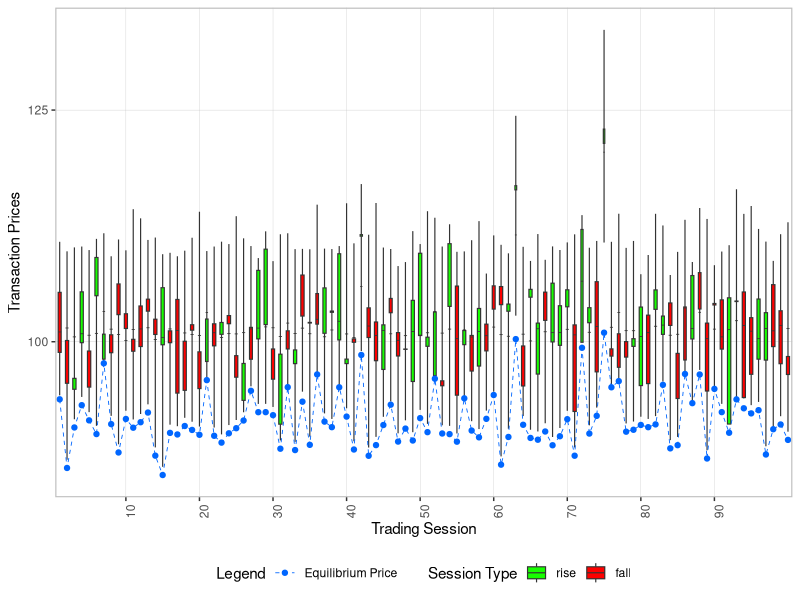
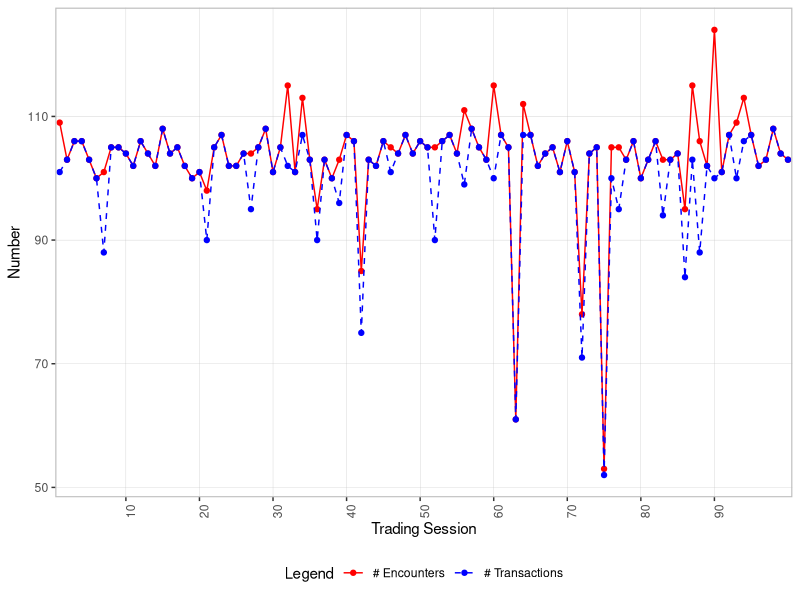

The R script that drew these images, in order: (Note: this script raises an error after producing the figures.)
closeAllConnections()
rm(list=ls())
gc()
library(ggplot2)
library(knitr)
library(dplyr)
library(magrittr)
require(tidyr)
library(evd)
#set.seed(19888)
#set.seed(1988)
set.seed(19888)


# supply_seed = c(500, 490, 505, 520, 202, 301, 380, 450, 500, 510)
random_gumble = rgumbel(100, loc = 5, scale = 5)
# hist(random_gumble)
supply_seed = 54 - random_gumble
# hist(supply_seed)
supply_seed = as.integer(supply_seed); supply_seed1 = supply_seed   # rbinom must take integer as parameter
bid_price_loop = list()
bid_quantity_loop = list()
b_e_loop = list()
bid_open = list()
bid_close = list()
S_loop = list()
transaction_loop = list()
number_encounter = list()
number_transaction = list()
unsatisfied_demand = list()
unsatisfied_ratio = list()
total_demand_loop = list()
total_supply_loop = list()

K_ = 10 #number of suppliers
I_ = 100
WC_loop = rweibull(I_*K_*100, shape = 1, scale = 1)
WC_loop = matrix(data = WC_loop, nrow = K_*I_, ncol = 100) #each column corresponds to a particualr loop
stc = rnorm(K_, 1, .5)

for (loop in 1:length(supply_seed)){
  local_supply_seed = supply_seed[loop]
  
  
  a = 200 #parameter in search cost sc= a * EZ^2 * s_k
  K = 1:K_
  I = 1:I_
  
  
  D_ = rnorm(I_, 4.4, 1)
  c = rnorm(I_, 100,  4)
  S_ = rnorm(K_, supply_seed[loop], 3); if(loop == 1){S1 = S_}
  D = D_
  S = S_
  Z = sum(D) - sum(S)
  
  ################################################
  ############## Competitive Mkt  ################
  ################################################
  # SC_competitive = sapply(1:I_, function(i){mean(Z ^ 2 /(a * S_))}) #WTP = marginal sc
  # WTP = SC_competitive + c
  WTP = c
  most_want_to_less_want_order = order( - WTP)
  #check 
  #SC_competitive[most_want_to_less_want_order]
  
  if (sum(D) < sum(S)){
    b_e = min(c)
  }
  else{
    tmp = 0
    d_tmp = 0
    while (d_tmp - sum(S) < 0){
      tmp = tmp + 1 
      print(tmp)
      d_tmp = d_tmp + D[most_want_to_less_want_order[tmp]]
    }
    b_e = WTP[most_want_to_less_want_order[tmp]]
  }
  
  b_e_loop[[loop]] = b_e
  
  ################################################
  ############## Auction Setting  ################
  ################################################
  
  # WC_raw = rweibull(I_*K_, shape = 1, scale = 1)
  WC_raw = WC_loop[,loop]
  
  WC = matrix(data = WC_raw, nrow = K_, ncol = I_) #each column corresponds to a buyer
  event = matrix(data = rank(WC_raw), nrow = K_, ncol = I_)
  event = t(event)
  
  WC_est = rexp(K_, rate = abs(Z))
  
  #check 
  for (i in 1:(I_*K_)){
    supplier = which(event == i) %/% I_ + 1 #integerpart + 1
    buyer = which(event == i) %% I_ 
    print(c(supplier, buyer))
  }
  ################################
  #Buyer's side
  
  buyers_visit_order = sapply(1:I_, function(i) {rank(WC[,i])}) #each column corresponds to a buyer
  buyers_visit_order = t(buyers_visit_order)
  WC = t(WC)
  
  optimal_bid_fn = function(buyers_visit_order, i, S, a){
    order_local = buyers_visit_order[i,]
    Z_tilda_local = sapply(1:K_, function(k){sum(D_) - K_ * mean(S[order_local][1:k])})
    Z_tilda_local = max(Z_tilda_local, 0)
    search_cost_local = Z_tilda_local^2 / (a * S[order_local])
    bid_local = (K_-2)/(K_-1) + search_cost_local  + c[i]
    return(c(bid_local,search_cost_local))
  }
  c(1:K_)
  bid_= sapply(1:I_, function(i){optimal_bid_fn(buyers_visit_order, i , S, a)})
  bid = t(bid_[c(1:K_),]) #bid
  bid = t(sapply(1:I_, function(i)bid[i,][buyers_visit_order[i,]]))
  search_cost = t(bid_[-c(1:K_),]) #search cost
  search_cost = t(sapply(1:I_, function(i)search_cost[i,][buyers_visit_order[i,]]))
  #############################
  #supplier
  
  ################################################
  ############## Acceptance Rule  ################
  ################################################
  # #acceptance rule 1
  # B_1 = function(b_ik, b_k_est, WC_k_est){
  #    return(b_ik >= b_k_est - WC_k_est)
  #   }
  
  
  # 
  # #acceptance rule 4
  
  B_4 = function(b_ik, supplier, est_WC){
    return(b_ik >= (b_e - est_WC[supplier]))
  }
  
  
  
  ##########################################
  ############## Mkt Price  ################
  ##########################################
  bid_est = rep(NULL, K_)
  bid_accepted_p = list(list(), list(), list(),list(), list(),
                        list(), list(), list(),list(), list()) #list of K_ lists!!!
  bid_accepted_q = bid_accepted_p
  bid_open_close = list()
  
  i = 1
  encounter = 0
  while (i <= (I_*K_) & length(K) > 0){
    print(i)
    supplier = which(event == i) %/% I_ + 1
    buyer = which(event == i) %% I_ 
    print(paste("Buyer", buyer, "is SUPPOSEDLY visiting Supplier", supplier))
    if (supplier %in% K & buyer %in% I){
      encounter  = encounter + 1
      q_ik = D[buyer] #bid quantity
      b_ik = bid[buyer, supplier] #bid price
      print(paste("Buyer", buyer, "is visiting Supplier",supplier))
      print(paste("Buyer's bid price - quantity pair is (", b_ik, ", ", q_ik, ")"))
      print(paste("Supplier's Supply is ", S[supplier]))
      
      q_ik_a = 0
      
      
      if(B_4(b_ik, supplier, WC_est)){  #Depends on accpeted rule
        print("bid accepted") 
        q_ik_a = min(S[supplier], q_ik)
        bid_accepted_p[[supplier]] = append(bid_accepted_p[[supplier]], b_ik) #double [[]]!
        bid_accepted_q[[supplier]] = append(bid_accepted_q[[supplier]], q_ik_a)
        bid_open_close = append(bid_open_close, b_ik)
      }
      else{print("bid rejected")
      }
      S[supplier] = S[supplier] - q_ik_a
      D[buyer] = D[buyer] - q_ik_a
      
      if(S[supplier] == 0){
        K = K[!K == supplier]  #K = K[-which(K == supplier)]
        print(paste("Supplier", supplier, "is out of mkt."))
      }
      if(D[buyer] == 0){
        I = I[!I == buyer] #I = I[-which(I == buyer)]
        print(paste("Buyer", buyer, "is out of mkt."))
      }
      print(paste("Supplier's Supply after decision is now ", S[supplier]))
      
    }
    else{print("Pass")}
    i = i + 1
  }
  
  #Final Result (bid_accpeted is a Class 3 object)
  #Contains all information
  bid_accepted = list(supplier_1 = NULL, supplier_2 = NULL, supplier_3 = NULL)
  for (i in 1:K_){ #note K is empty set right now!!
    print(i)
    bid_accepted[[i]] = data.frame(cbind(unlist(bid_accepted_p[[i]]), unlist(bid_accepted_q[[i]])))
  }
  
  #######################################################
  #######################################################
  bid_accepted_price = data.frame(
    price = unlist(
      lapply(1:K_, function(i)unlist(bid_accepted_p[[i]]))
    )
  ) #double list==>double unlist
  #number of buyers at each supplier
  number_buyer_severed = lapply(1:K_, function(i)length(bid_accepted_p[[i]])) 
  # construct a factor indicating supplier matching price column
  bid_accepted_price$supplier = unlist(lapply(1:K_, function(i)rep(i, number_buyer_severed[i])))
  bid_accepted_price$supplier = factor(bid_accepted_price$supplier)     
  
  
  bid_accepted_qunatity = data.frame(
    quantity = unlist(
      lapply(1:K_, function(i)unlist(bid_accepted_q[[i]]))
    )
  ) #double list==>double unlist
  #number of buyers at each supplier
  # construct a factor indicating supplier matching price column
  bid_accepted_qunatity$supplier = unlist(lapply(1:K_, function(i)rep(i, number_buyer_severed[i])))
  bid_accepted_qunatity$supplier = factor(bid_accepted_qunatity$supplier)   
  
  bid_price_loop[[loop]] = bid_accepted_price
  bid_quantity_loop[[loop]] = bid_accepted_qunatity
  bid_open[[loop]] = bid_open_close[[1]]
  bid_close[[loop]] = bid_open_close[[length(bid_open_close)]]
  S_loop[[loop]] = S_ 
  transaction_loop[[loop]] = S_ - S
  number_transaction[[loop]] = sum(unlist(number_buyer_severed))
  number_encounter[[loop]] = encounter
  D_carriedover = D
  S_carriedover = S
  unsatisfied_demand[[loop]] = sum(D)
  unsatisfied_ratio[[loop]] = sum(D) / sum(D_)
  total_demand_loop[[loop]] = sum(D_)
  total_supply_loop[[loop]] = sum(S_)
}


#######################################################
######################   GGplot    ####################
#######################################################
price_loop_plot = lapply(1:length(supply_seed), function(i){bid_price_loop[[i]]$price})
number_loop_plot = lapply(1:length(supply_seed), function(i){dim(bid_price_loop[[i]])[1]})
price_loop_plot = data.frame(price = unlist(price_loop_plot))
price_loop_plot$ts = unlist(lapply(1:length(supply_seed), function(i){
  rep(i, number_loop_plot[i])  
}))
price_loop_plot$ts = as.factor(price_loop_plot$ts)


quantity_loop_plot = lapply(1:length(supply_seed), function(i){bid_quantity_loop[[i]]$quantity})

quantity_loop_plot = data.frame(quantity= unlist(quantity_loop_plot))
quantity_loop_plot$ts = unlist(lapply(1:length(supply_seed), function(i){
  rep(i, number_loop_plot[i])  
}))
quantity_loop_plot$ts = as.factor(quantity_loop_plot$ts)


#Trading volume-------
trading_volume= lapply(1:length(supply_seed), function(i){sum(transaction_loop[[i]])})
trading_volume = unlist(trading_volume)



price_mean = sapply(1:length(supply_seed), function(i){
  weighted.mean(price_loop_plot[price_loop_plot$ts==i, 1], 
                quantity_loop_plot[quantity_loop_plot$ts==i, 1])
})

price_max = 
  price_loop_plot%>%
  group_by(ts)%>%
  summarise_each(., funs(max))

price_min = 
  price_loop_plot%>%
  group_by(ts)%>%
  summarise_each(., funs(min))

price_open = unlist(bid_open)
price_close = unlist(bid_close)
price_equil = unlist(b_e_loop)


number_encounter = unlist(number_encounter)
number_transaction = unlist(number_transaction)
unsatisfied_demand = unlist(unsatisfied_demand)
unsatisfied_ratio = unlist(unsatisfied_ratio) * 100
excess_demand = unlist(total_demand_loop) - unlist(total_supply_loop)
jump_metric1 = (price_mean - price_equil)/price_equil * 100
jump_metric2 = (price_max[,2] - price_equil)/price_equil * 100
jump_metric3 = (price_close - price_equil)/price_equil * 100
total_supply = unlist(total_supply_loop)

other_df = data.frame(cbind(price_mean, price_open, price_close, price_equil,
                            number_encounter,
                            number_transaction,
                            unsatisfied_demand,
                            unsatisfied_ratio,
                            jump_metric1,
                            jump_metric2,
                            jump_metric3,
                            trading_volume,
                            excess_demand,
                            total_supply))
candle_chart_df = full_join(price_min, price_max, by = "ts")
candle_chart_df%<>%
  bind_cols(., other_df)

candle_chart_df%<>%
  mutate(., price_upper = pmax(price_open, price_close))%>%
  mutate(., price_lower = pmin(price_open, price_close))%>%
  mutate(., type = as.numeric((price_open == price_lower)))

black.plain.angle30.size1.text <- element_text(angle = 90)

#ggplot-----
ggplot(candle_chart_df, aes(x = ts))+
  geom_boxplot(aes(
    fill = factor(type),
    ymin = price.x,
    lower = price_lower,
    middle = price_mean,
    upper = price_upper,
    ymax = price.y,
    width = trading_volume/1000), 
    fatten = 0.7,
    #
    stat = "identity",
    size = 0.4)+
  # geom_point(aes(x = ts, y = price_mean), color = "#FF9933")+
  # geom_line(aes(x = as.numeric(ts), y = price_mean), 
  #           linetype = 2,
  #           size = .3,
  #           color = "#FF9933")+
  geom_point(aes(x = ts, y = price_equil, color = "1"))+
  geom_line(aes(x = as.numeric(ts), y = price_equil,  color = "1"), 
            linetype = 2,
            size = .3)+
  # geom_point(aes(x = ts, y = number_encounter, color = "2")) +
  # geom_line(aes(x = as.numeric(ts), y = number_encounter, color = "2"),
  #           linetype = 2,
  #           size = .3)+
  # geom_point(aes(x = ts, y = number_transaction, color = "3")) +
  # geom_line(aes(x = as.numeric(ts), y = number_transaction, color = "3"),
  #           linetype = 2,
  #           size = .3)+
  # geom_point(aes(x = ts, y = 100 * unsatisfied_ratio, color = "4")) +
  # geom_line(aes(x = as.numeric(ts), y = 100 * unsatisfied_ratio, color = "4"),
  #           linetype = 2,
#           size = .3)+
# geom_point(aes(x = ts, y = jump_metric, color = "5")) +
# geom_line(aes(x = as.numeric(ts), y = jump_metric, color = "5"),
#           linetype = 2,
#           size = .3)+
xlab("Trading Session")+
  ylab("Transaction Prices")+
#  ggtitle("Transaction Prices in Type 1 Trading Sessions (10 Suppliers & 100 Buyers)")+
  scale_color_manual(name='Legend', 
                     labels = c("Equilibrium Price", 
                                "# Encounter",
                                "# Transaction", 
                                "Unfulfilled Ratio"),
                     values = c("#0066FF", "blue", 
                                "#FF0000","green"))+
  scale_fill_manual(name='Session Type', 
                    labels = c("rise", "fall"),
                    values=c("#17FF00", "red"))+
  scale_x_discrete(labels= seq(0, length(supply_seed) - 10, 10), 
                   breaks = seq(0, length(supply_seed) - 10, 10))+
  scale_y_continuous(labels = c("100", "125", "150", "175", "200"),
                     breaks = c(100, 125, 150, 175, 200))+
  theme(axis.text.x = black.plain.angle30.size1.text, 
        panel.background = element_rect(fill = "white"),
        panel.border = element_rect(fill = NA, colour = "grey", size = 0.8),
        panel.grid.major = element_line(colour = "grey", size = 0.1),
        legend.position	= "bottom",
        legend.box = "horizontal"
  )
ggsave("Comp_Effect_Dist_Bid_0.pdf", width = 8, height = 6, units = "in")
# 
ggplot(candle_chart_df)+
  geom_point(aes(x = ts, y = number_encounter, color = "# Encounters")) +
  geom_line(aes(x = as.numeric(ts), y = number_encounter, color = "# Encounters"))+
  geom_point(aes(x = ts, y = number_transaction, color = "# Transactions")) +
  geom_line(aes(x = as.numeric(ts), y = number_transaction, color = "# Transactions"),linetype = "dashed")+
  xlab("Trading Session")+
  ylab("Number")+
 # ggtitle("Number of Encounters across Trading Sessions (10 Suppliers & 100 Buyers)")+
  scale_x_discrete(labels= seq(0, length(supply_seed) - 10, 10),
                   breaks = seq(0, length(supply_seed) - 10, 10))+
  scale_color_manual(name = "Legend",
                     labels = c("# Encounters", "# Transactions"),
                     values = c("red", "blue"))+
  theme(axis.text.x = black.plain.angle30.size1.text,
        panel.background = element_rect(fill = "white"),
        panel.border = element_rect(fill = NA, colour = "grey", size = 0.8),
        panel.grid.major = element_line(colour = "grey", size = 0.1),
        legend.position	= "bottom"
  )

ggplot(candle_chart_df)+
  geom_point(aes(x = ts, y = jump_metric1, color = "1")) +
  geom_line(aes(x = as.numeric(ts), y = jump_metric1, color = "1"))+
  geom_point(aes(x = ts, y = jump_metric2, color = "2")) +
  geom_line(aes(x = as.numeric(ts), y = jump_metric2, color = "2"))+
  geom_point(aes(x = ts, y = jump_metric3, color = "3")) +
  geom_line(aes(x = as.numeric(ts), y = jump_metric3, color = "3"))+
  scale_color_manual(name = "Legend",
                     values = c("red", "green", "blue"),
                     labels = c("Weighted Average Bid Price",
                                "Maximal Bid Price",
                                "Closing Bid Price"
                     ))+
  scale_x_discrete(labels= seq(0, length(supply_seed) - 10, 10),
                   breaks = seq(0, length(supply_seed) - 10, 10))+
  # scale_y_continuous(labels = c("20%", "40%", "60%"),
  #                    breaks = c(20, 40, 60))+
  xlab("Trading Session")+
  ylab("Jump Size (%)")+
 # ggtitle("Jump Size across Trading Sessions (using Three Metrics)")+
  theme(axis.text.x = black.plain.angle30.size1.text,
        panel.background = element_rect(fill = "white"),
        panel.border = element_rect(fill = NA, colour = "grey", size = 0.8),
        panel.grid.major = element_line(colour = "grey", size = 0.1),
        legend.position = "bottom")



ggplot(candle_chart_df)+
  geom_point(aes(x = ts, y = jump_metric1), color = "red") +
  geom_line(aes(x = as.numeric(ts), y = jump_metric1), color = 'red')+
  xlab("Trading Session")+
  ylab("Jump Size (%)")+
 # ggtitle("Jump Size across Trading Sessions (Weighted Average Bid Price)")+
  scale_x_discrete(labels= seq(0, length(supply_seed) - 10, 10),
                   breaks = seq(0, length(supply_seed) - 10, 10))+
  # scale_y_continuous(labels = c("20%", "40%", "60%"),
  #                  breaks = c(20, 40, 60))+
  theme(axis.text.x = black.plain.angle30.size1.text,
        panel.background = element_rect(fill = "white"),
        panel.border = element_rect(fill = NA, colour = "grey", size = 0.8),
        panel.grid.major = element_line(colour = "grey", size = 0.1)
  )


ggplot(candle_chart_df)+
  geom_point(aes(x = ts, y = jump_metric2), color = "red") +
  geom_line(aes(x = as.numeric(ts), y = jump_metric2), color = 'red')+
  xlab("Trading Session")+
  ylab("Jump Size (%)")+
 # ggtitle("Jump Size across Trading Sessions (Maximal Bid Price)")+
  scale_x_discrete(labels= seq(0, length(supply_seed) - 10, 10),
                   breaks = seq(0, length(supply_seed) - 10, 10))+
  # scale_y_continuous(labels = c("20%", "40%", "60%"),
  #                    breaks = c(20, 40, 60))+
  theme(axis.text.x = black.plain.angle30.size1.text,
        panel.background = element_rect(fill = "white"),
        panel.border = element_rect(fill = NA, colour = "grey", size = 0.8),
        panel.grid.major = element_line(colour = "grey", size = 0.1)
  )


ggplot(candle_chart_df)+
  geom_point(aes(x = ts, y = jump_metric3), color = "red") +
  geom_line(aes(x = as.numeric(ts), y = jump_metric3), color = 'red')+
  xlab("Trading Session")+
  ylab("Jump Size (%)")+
 # ggtitle("Jump Size across Trading Sessions (Closing Bid Price)")+
  scale_x_discrete(labels= seq(0, length(supply_seed) - 10, 10),
                   breaks = seq(0, length(supply_seed) - 10, 10))+
  # scale_y_continuous(labels = c("20%", "40%", "60%"),
  #                    breaks = c(20, 40, 60))+
  theme(axis.text.x = black.plain.angle30.size1.text,
        panel.background = element_rect(fill = "white"),
        panel.border = element_rect(fill = NA, colour = "grey", size = 0.8),
        panel.grid.major = element_line(colour = "grey", size = 0.1)
  )

ggplot(candle_chart_df)+
  geom_point(aes(x = ts, y = unsatisfied_ratio), color = "red") +
  geom_line(aes(x = as.numeric(ts), y = unsatisfied_ratio), color = 'red')+
  xlab("Trading Session")+
  ylab("Unsatisfied Demand Ratio (%)")+
 # ggtitle("Unsatisfied Demand Ratio across Trading Sessions (10 Suppliers & 100 Buyers)")+
  scale_x_discrete(labels= seq(0, length(supply_seed) - 10, 10),
                   breaks = seq(0, length(supply_seed) - 10, 10))+
  scale_y_continuous(labels = c("50%", "60%", "70%", "80%"),
                     breaks = c(50, 60, 70, 80))+
  theme(axis.text.x = black.plain.angle30.size1.text,
        panel.background = element_rect(fill = "white"),
        panel.border = element_rect(fill = NA, colour = "grey", size = 0.8),
        panel.grid.major = element_line(colour = "grey", size = 0.1)
  )

ggplot(candle_chart_df)+
  geom_point(aes(x = ts, y = excess_demand), color = "red") +
  geom_line(aes(x = as.numeric(ts), y = excess_demand), color = 'red')+
  xlab("Trading Session")+
  ylab("Initial Excess Demand at the Beginning of each Trading Session")+
#  ggtitle("Excess Demand across Trading Sessions (10 Suppliers & 100 Buyers)")+
  scale_x_discrete(labels= seq(0, length(supply_seed) - 10, 10),
                   breaks = seq(0, length(supply_seed) - 10, 10))+
  theme(axis.text.x = black.plain.angle30.size1.text,
        panel.background = element_rect(fill = "white"),
        panel.border = element_rect(fill = NA, colour = "grey", size = 0.8),
        panel.grid.major = element_line(colour = "grey", size = 0.1)
  )

# values=c("#0066FF", "#0033CC", "#33FFFF", "#17FF00", "#99CC00", "#FFCC66", "#FF9933", "#FF99FF", "#9933FF","#FF0000","#560000")
candle_chart_df_0 = candle_chart_df
# values=c("#0066FF", "#0033CC", "#33FFFF", "#17FF00", "#99CC00", "#FFCC66", "#FF9933", "#FF99FF", "#9933FF","#FF0000","#560000")
